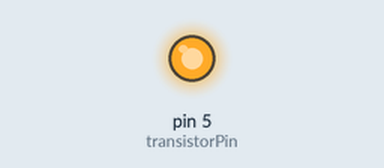
This sketch was run on a simulated Arduino Uno, built with avr-gcc and run on an emulated ATmega328P. Shown: output pins drawn as LEDs (lit = HIGH).

Above: at 0.05 s.
At 4.0 s:
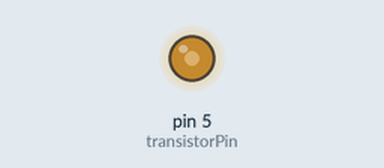
At 6.0 s:
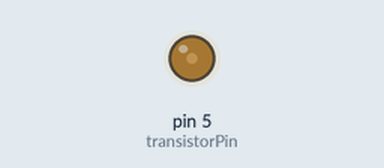
At 8.0 s:
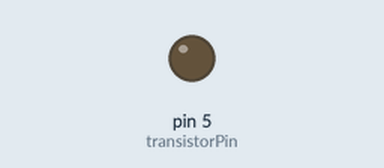
Timing chart, 0 to 10.4 s (numbered marks = the images above):
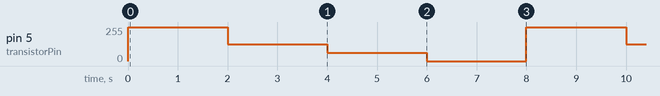

The sketch:

Motor.ino
```cpp
int transistorPin = 5; // connect to transistor base

void setup() {
  pinMode(transistorPin, OUTPUT);
}

void loop() {                           // read the potentiometer, convert it to between 0 - 255 for the value accepted by the digital pin.
  analogWrite(transistorPin, 255);
  delay(2000);
  analogWrite(transistorPin, 127);
  delay(2000);
  analogWrite(transistorPin, 63);
  delay(2000);
  analogWrite(transistorPin, 0);
  delay(2000);
}
```

Measured:
- by itself, pin 5 (transistorPin): repeats every 8.0 s: 127/255 2.0 s, 63/255 2.0 s, 0/255 2.0 s, 255/255 2.0 s
